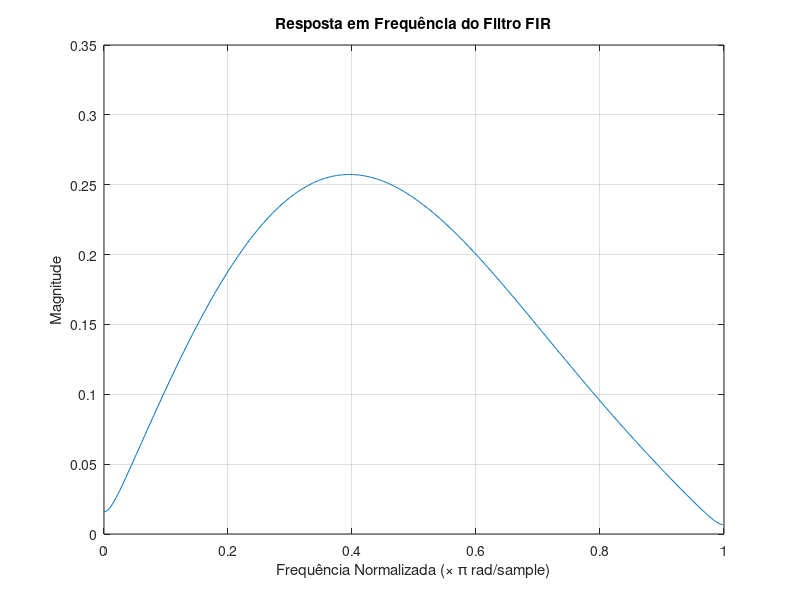
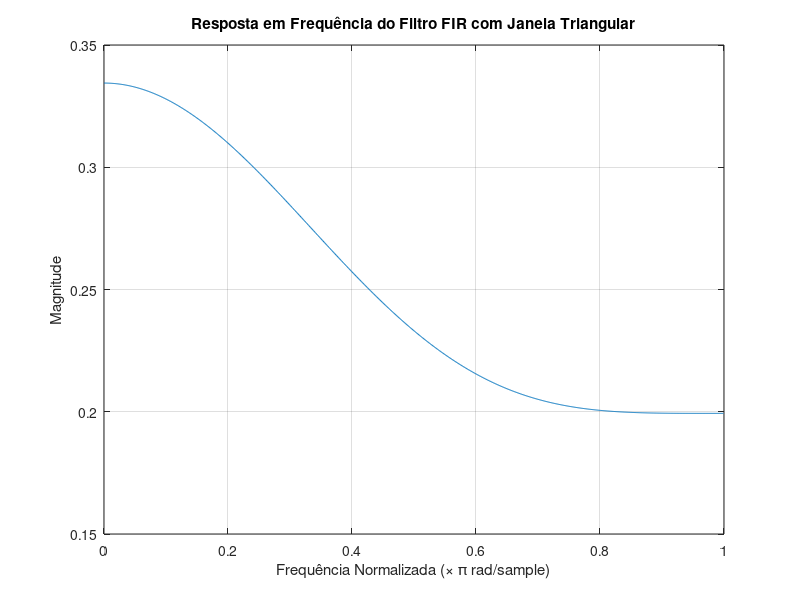
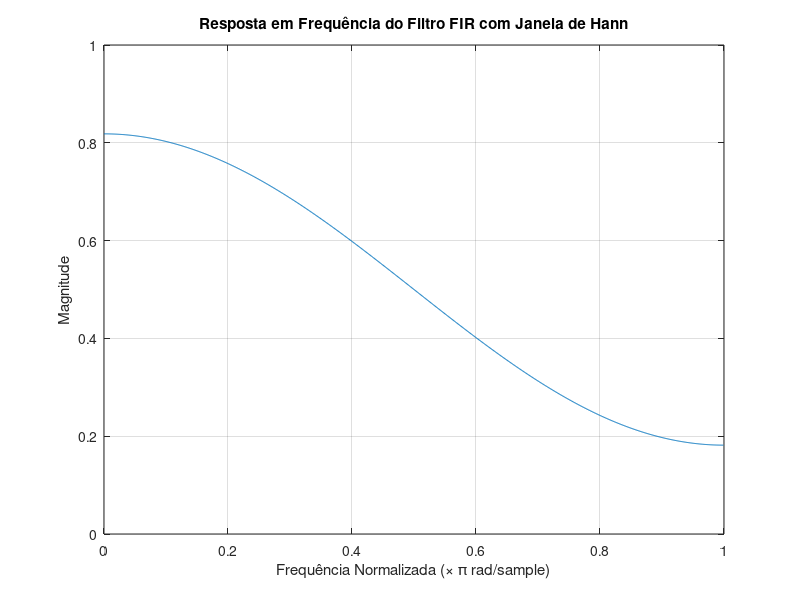

MATLAB code to generate these figures, in order:
% Parâmetros do filtro
N = 5; % Número de coeficientes (ordem+1)
wc1 = pi/6; % Frequência de corte inferior
wc2 = pi/3; % Frequência de corte superior

% Resposta ao impulso ideal
n = 0:N-1;
hd = 2 * (sin(wc2*n) - sin(wc1*n)) ./ (pi*n);
hd(1) = 2 * (wc2 - wc1) / pi; % Ajuste para n = 0 (divisão por zero)

% Janela de Hamming
hamming_window = hamming(N)';

% Filtro FIR aplicando a janela de Hamming
h = hd .* hamming_window;

% Resposta em frequência do filtro
[H, w] = freqz(h, 1, 1024, 'whole');
H = H(1:512); % Apenas metade do espectro (frequências positivas)
w = w(1:512);

% Plotando a resposta em frequência
figure;
plot(w/pi, abs(H));
title('Resposta em Frequência do Filtro FIR');
xlabel('Frequência Normalizada (\times \pi rad/sample)');
ylabel('Magnitude');
grid on;
%% 
% Parâmetros do filtro
N = 5; % Número de coeficientes (ordem + 1)
wc = pi/4; % Frequência de corte

% Resposta ao impulso ideal
n = -(N-1)/2:(N-1)/2;
h_ideal = (sin(wc*n)./ (pi*n)).^2;
h_ideal((N+1)/2) = wc/pi; % correção para n = 0

% Janela Triangular
triangular_window = triang(N)';

% Filtro FIR aplicando a janela triangular
h = h_ideal .* triangular_window;

% Resposta em frequência do filtro
[H, w] = freqz(h, 1, 1024);
H = abs(H);

% Plotando a resposta em frequência
figure;
plot(w/pi, H);
title('Resposta em Frequência do Filtro FIR com Janela Triangular');
xlabel('Frequência Normalizada (\times \pi rad/sample)');
ylabel('Magnitude');
grid on;
%% 
% Parâmetros do filtro
N = 5; % Número de coeficientes (ordem + 1)
wc = pi/2; % Frequência de corte

% Resposta ao impulso ideal
n = -(N-1)/2:(N-1)/2;
h_ideal = sin(wc * n) ./ (pi * n);
h_ideal((N+1)/2) = wc / pi; % correção para n = 0

% Janela de Hann
hann_window = hann(N)';

% Filtro FIR aplicando a janela de Hann
h = h_ideal .* hann_window;

% Resposta em frequência do filtro
[H, w] = freqz(h, 1, 1024);
H = abs(H);

% Plotando a resposta em frequência
figure;
plot(w/pi, H);
title('Resposta em Frequência do Filtro FIR com Janela de Hann');
xlabel('Frequência Normalizada (\times \pi rad/sample)');
ylabel('Magnitude');
grid on;

